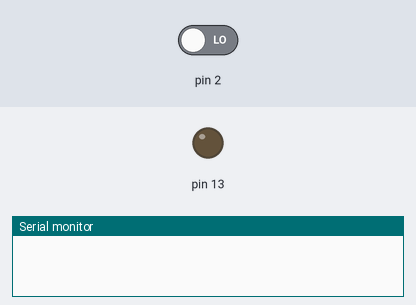
Simulated run of this sketch. Board: Arduino Uno, built with avr-gcc and run on an emulated ATmega328P. Shown: output pins drawn as LEDs (lit = HIGH), the last lines printed to the serial monitor. Inputs (shaded band) come from the test bench; at power-on: pin 2 LOW.

Above: at 1.2 s.
1.3 s: pin 2 driven HIGH
At 2.5 s:
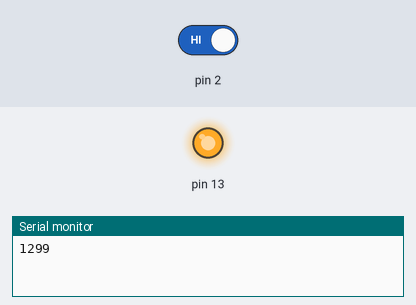
2.8 s: pin 2 driven LOW
At 3.8 s:
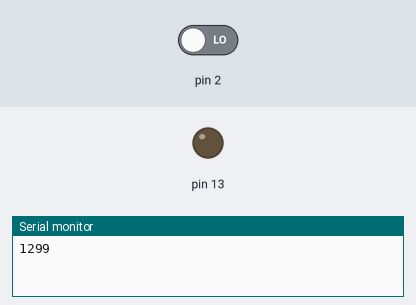
Timing chart, 0 to 5.8 s (numbered marks = the images above; inputs shaded):
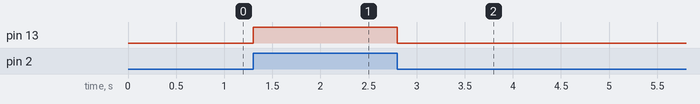

Measured:
- after the input at 1.3 s, pin 13: LOW → HIGH at once
- after the input at 2.8 s, pin 13: HIGH → LOW at once

The sketch:

pull-up_led_on.ino
```cpp
// 누른시간 저장 후 출력
unsigned long in, out;
void setup() {
  // put your setup code here, to run once:
  attachInterrupt(0, myISR, CHANGE);
  Serial.begin(9600);

  //pinMode(3, output);
  //13번 pb5번
  DDRB = 0x20;

  DDRD = 0x00; // input

}

void loop() {
  // put your main code here, to run repeatedly:

  //PIND => input -> 실시간으로 업데이트 된다. -> 8비트
  if(PIND & 0x04)
  {
      PORTB = 0x20;
  }
  else
  {
      PORTB = 0x00;
  }
  delay(100);
  /*
  //digitalWrite(13, HIGH);
  PORTB = 0x20;
  delay(1000);
  //digitalWrite(13, LOW);
  PORTB = 0x00;
  delay(1000);
  */

}

void myISR()
{
  if(digitalRead(2) == 0)
  {
    in = millis();
  }
  else
  {
    out = millis();
    Serial.println(out - in);
  }
}
```
